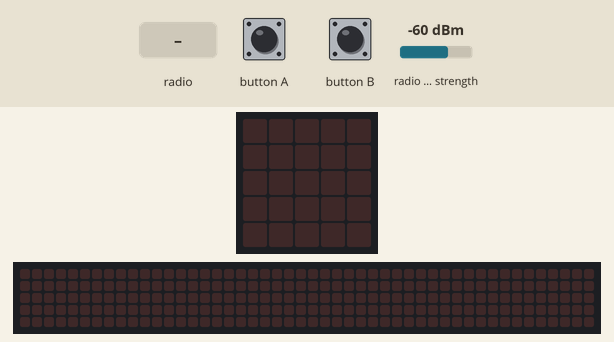
Recording of a program running on a simulated BBC micro:bit (MakeCode). On the bench: the board's 5×5 LED display, a strip that is not on the board, showing the scrolling text unrolled. Inputs (shaded band) come from the test bench; at power-on: radio signal strength -60 dBm. The 48×5 strip is a reading aid, not a part: it shows the text the display is scrolling, unrolled, one strip-width of it at a time.

Above: at 1.2 s.
1.3 s: radio message "X" arrives
At 2.6 s:
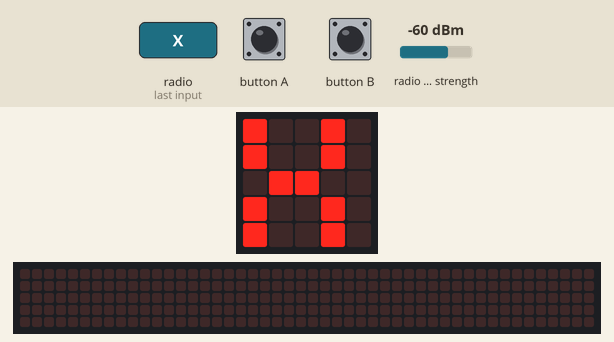
4.3 s: button B pressed for 0.15 s
At 7.2 s:
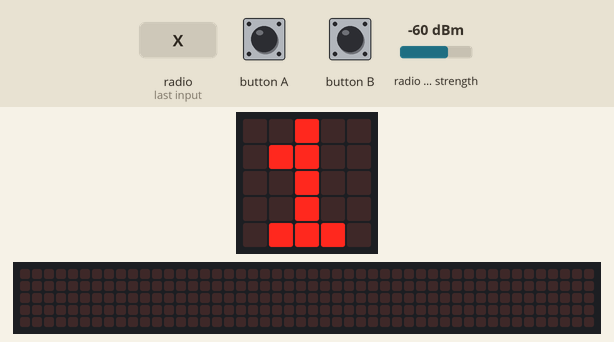
7.4 s: radio message "X" arrives
At 12.77 s:
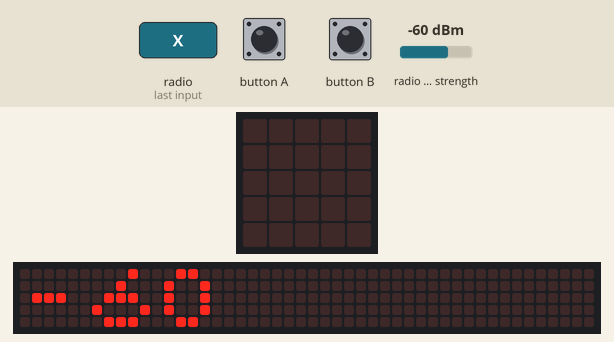
13.4 s: button B pressed for 0.15 s
At 13.77 s:
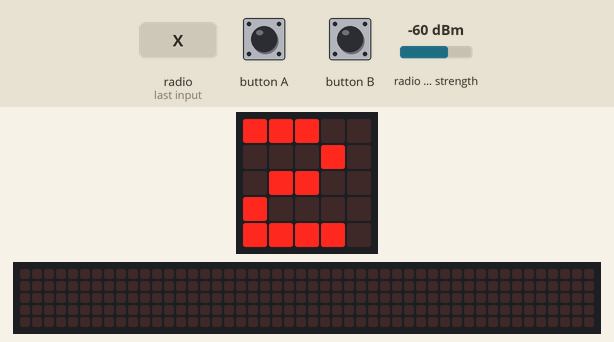
Timing chart, 0 to 16.4 s (numbered marks = the images above; inputs shaded):
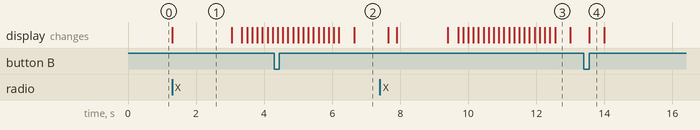

The program:

main.ts
```typescript
input.onButtonPressed(Button.A, function () {
    radio.sendString("X")
})
radio.onReceivedString(function (receivedString) {
    basic.showString(receivedString)
    basic.pause(1000)
    basic.clearScreen()
    basic.showNumber(radio.receivedPacket(RadioPacketProperty.SignalStrength))
    basic.pause(1000)
    basic.clearScreen()
})
input.onButtonPressed(Button.B, function () {
    Sendereffekt += 1
    radio.setTransmitPower(Sendereffekt)
    basic.showNumber(Sendereffekt)
    basic.pause(500)
    basic.clearScreen()
})
let Sendereffekt = 0
radio.setGroup(12)
Sendereffekt = 0
```

test.ts
```typescript
// testene settes inn her; disse vil ikke kompilert så lenge denne pakken blir brukt som en utvidelse.
```

Measured:
- after the input at 1.3 s, the display: changes at once (image 1)
- after the input at 7.4 s, the display: first changes after 0.25 s (image 3 shows a later state)
- after the input at 13.4 s, the display: changes after 0.15 s (image 4)
- what the display in image 1 shows lasts 1.8 s, from 1.3 s to 3.1 s
- what the display in image 3 shows lasts 0.4 s, from 12.6 s to 13.0 s
- what the display in image 4 shows lasts 0.4 s, from 13.6 s to 14.0 s
